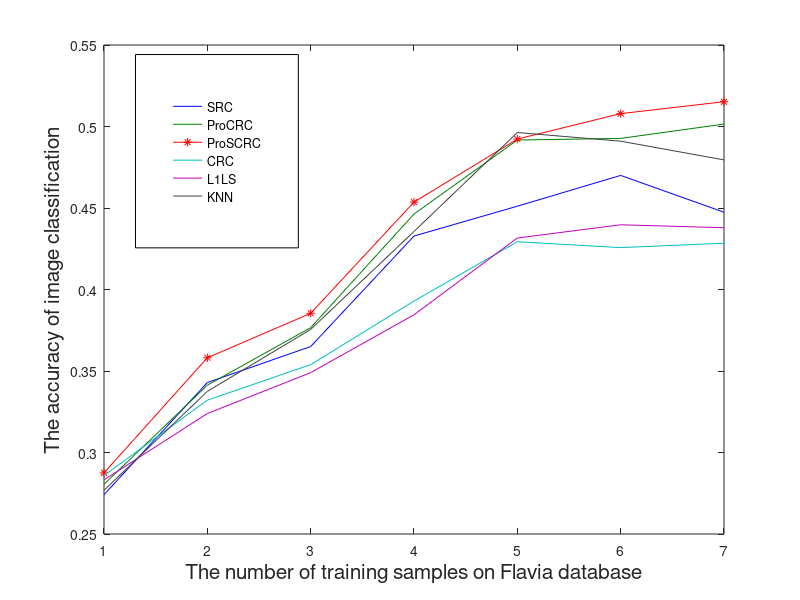

Write the MATLAB code that produced this figure.
y1 = [0.2741,0.3429,0.3650,0.4328,0.4511,0.4700,0.4474];
y2 = [0.2805,0.3413,0.3766,0.4463,0.4917,0.4927,0.5015];
y3 = [0.2875,0.3581,0.3854,0.4536,0.4923,0.5079,0.5152];
y4 = [0.2859,0.3321,0.3539,0.3929,0.4293,0.4257,0.4284];
y5 = [0.2832,0.3239,0.3490,0.3845,0.4316,0.4397,0.4379];
%y6 = [0.3013,0.3500,0.3827,0.4497,0.5072,0.5055,0.5140];
y7 = [0.2768,0.3375,0.3755,0.4356,0.4963,0.4910,0.4795];
y = [y1',y2',y3',y4',y5',y7'];
X1 = [1:1:7];
figure1 = figure;
YMatrix1 = y;
% ???? axes
figure1 = figure('PaperUnits','centimeters','PaperType','A4',...
    'PaperSize',[20.99999864 29.69999902]);

% Create axes
axes1 = axes('Parent',figure1);
hold(axes1,'on');

% Create multiple lines using matrix input to plot
plot1 = plot(X1,YMatrix1);
set(plot1(1),'DisplayName','SRC','Color',[0 0 1]);
set(plot1(2),'DisplayName','ProCRC','Color',[0 0.5 0]);
set(plot1(3),'DisplayName','ProSCRC','Marker','*','Color',[1 0 0]);
set(plot1(4),'DisplayName','CRC','Color',[0 0.75 0.75]);
set(plot1(5),'DisplayName','L1LS','Color',[0.75 0 0.75]);
%set(plot1(6),'DisplayName','OMP','Color',[0.75 0.75 0]);
set(plot1(6),'DisplayName','KNN','Color',[0.25 0.25 0.25]);

% Create xlabel
xlabel({'The number of training samples on Flavia database'},'FontSize',15);

% Create ylabel
ylabel('The accuracy of image classification','FontSize',15);

box(axes1,'on');
% Create legend
legend1 = legend(axes1,'show');
set(legend1,...
    'Position',[0.169345238095235 0.586904761904762 0.203571428571429 0.322222222222222],...
    'EdgeColor',[0 0 0]);